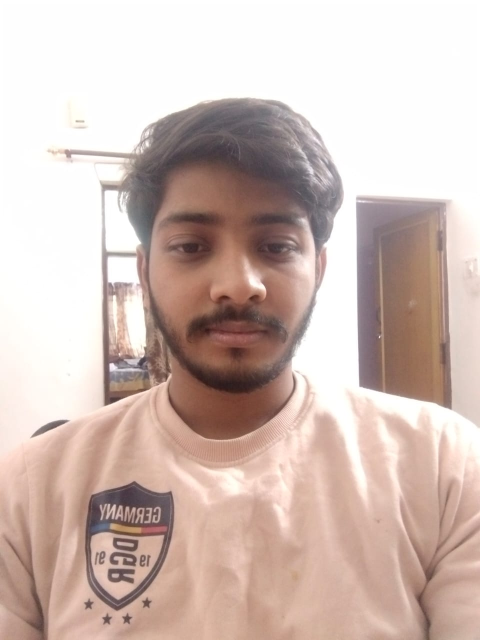
#> input picture Photos/Aadarsh.jpg, 960 x 1280 px (shown at 1/2 size)
$ python -i main2.py   (imports and definitions only)
#> lines starting #> are read from the running program, lines starting #| are printed output that depends on the picture; after the words box and inside, x2 and y2 are one past the last pixel; in counts of white or black regions, pixels touching at a corner belong together
#> further down, picture is the input picture: shape (1280, 960, 3); mean B, G, R 181.7, 189, 208.5
import cv2
import urllib.request
import face_recognition
import numpy as np
import csv
import os
from datetime import datetime

face_cascade = cv2.CascadeClassifier('haarcascade_frontalface_default.xml')
eye_cascade = cv2.CascadeClassifier('haarcascade_eye_tree_eyeglasses.xml')

def detect_eye(img):
    gray = cv2.cvtColor(img,cv2.COLOR_BGR2GRAY)
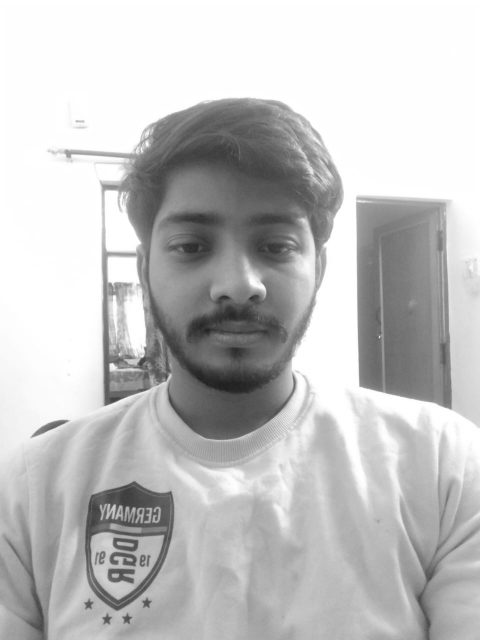
#> gray: shape (1280, 960) (shown at 1/2 size); min 31, max 255, mean 194
    #Applying filter to remove impurities
    gray = cv2.bilateralFilter(gray,5,1,1)

    #Detecting the face for region of image to be fed to eye classifier
    faces = face_cascade.detectMultiScale(gray, 1.3, 5,minSize=(200,200))
#> faces = [[250, 328, 430, 430]]
    if(len(faces)>0):
        for (x,y,w,h) in faces:
            img = cv2.rectangle(img,(x,y),(x+w,y+h),(0,255,0),2)

            #roi_face is face which is input to eye classifier
            roi_face = gray[y:y+h,x:x+w]
            roi_face_clr = img[y:y+h,x:x+w]
            eyes = eye_cascade.detectMultiScale(roi_face,1.3,5,minSize=(50,50))

            #Examining the length of eyes object for eyes
            if(len(eyes)==0):
                return True
            else:
                return False
#> this loop made 1 pass
#> (x, y, w, h, eyes) on pass 1: (250, 328, 430, 430, [[86, 125, 86, 86], [262, 132, 76, 76]])
#> pass 1, in detect_eye, `img = cv2.rectangle(img,(x,y),(x+w,y+h),(0,255,0),2)`:
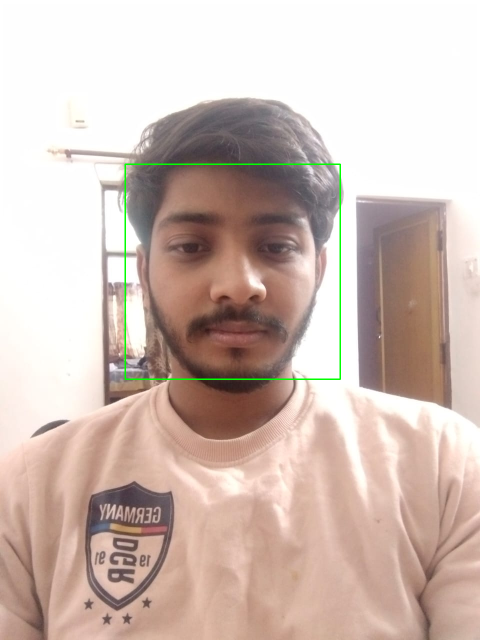
#> img: shape (1280, 960, 3) (shown at 1/2 size); 0.42% of pixels changed, all inside (x1, y1, x2, y2) = (249, 327, 682, 760)
#> pass 1, in detect_eye, `roi_face = gray[y:y+h,x:x+w]`:
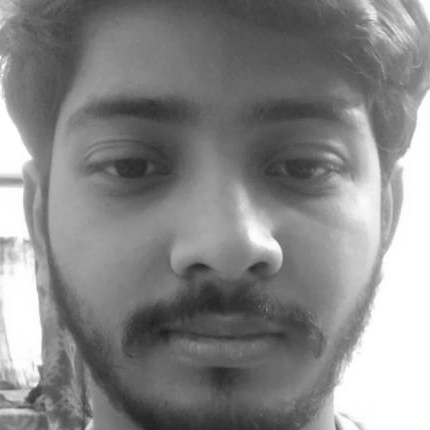
#> roi_face: shape (430, 430); min 31, max 255, mean 135.3
#> pass 1, in detect_eye, `roi_face_clr = img[y:y+h,x:x+w]`:
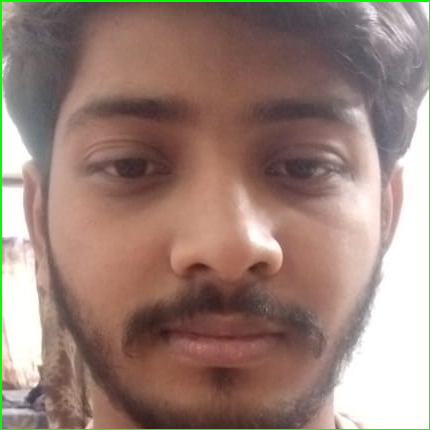
#> roi_face_clr: shape (430, 430, 3); mean B, G, R 118.9, 129.5, 153.5

def time_cur():
    now=datetime.now()
    current_time=now.strftime("%H:%M:%S")
    return current_time

def st():
    now=datetime.now()
    min=now.strftime("%M")
    min=int(min)
    return min


# [1 line that did not run here, left out]
# [1 line that did not run here, left out]

# [1 line that did not run here, left out]
# [1 line that did not run here, left out]

# [1 line that did not run here, left out]
# [1 line that did not run here, left out]

# [1 line that did not run here, left out]
# [1 line that did not run here, left out]

# [1 line that did not run here, left out]
known_face_names=["Aadarsh Ranjan","Elon Musk","MS Dhoni","Harsh Soni"]
known_roll_no=["20001017001","20001017023","20001017025","20001017021"]

students=known_face_names.copy()
face_locations=[]
face_encodings=[]
face_names=[]
s=True

now=datetime.now()
current_date=now.strftime("%Y-%m-%d")

# [1 line not run here, left out]
# [1 line that did not run here, left out]
# [1 line not run here, left out]
url='http://192.168.60.252/cam-hi.jpg'
# [39 lines not run here, left out]

>>> import cv2
>>> picture = cv2.imread('Photos/Aadarsh.jpg')
>>> result = detect_eye(picture)
#> result = False
